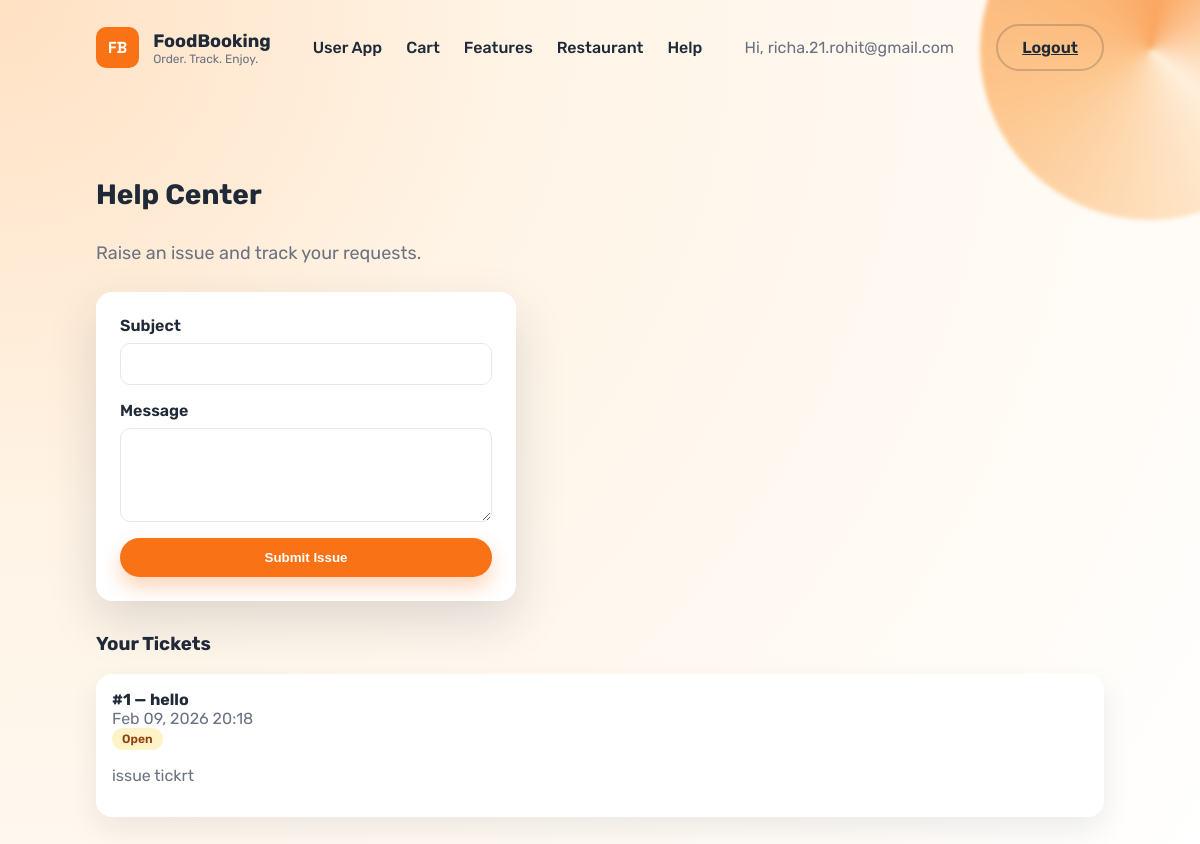
/help/ (signed in), run on the app's committed database.
### core/models.py (models this page shows, shortened)
class SupportTicket(models.Model):
    STATUS_CHOICES = [
        ("open", "Open"),
        ("in_progress", "In Progress"),
        ("resolved", "Resolved"),
    ]
    user = models.ForeignKey("auth.User", on_delete=models.CASCADE, related_name="tickets")
    subject = models.CharField(max_length=200)
    message = models.TextField()
    status = models.CharField(max_length=20, choices=STATUS_CHOICES, default="open")
    created_at = models.DateTimeField(auto_now_add=True)

### core/views.py (the view, shortened to what this page needs)
# urls.py: path('help/', views.help_center, name='help_center'),
@login_required
def help_center(request):
    tickets = SupportTicket.objects.filter(user=request.user).order_by("-created_at")
    return render(request, "help_center.html", {"tickets": tickets})

### templates/help_center.html (shortened to what this page needs)
{% extends "base.html" %}
{% block content %}
  <section class="section">
    <h2>Help Center</h2>
    <p class="lead">Raise an issue and track your requests.</p>
    <form class="auth-card" method="post">
      <label class="field">
        <span>Subject</span>
        <input type="text" name="subject" required />
      </label>
      <label class="field">
        <span>Message</span>
        <textarea name="message" rows="4" required></textarea>
      </label>
      <button class="btn primary" type="submit">Submit Issue</button>
    </form>
    <h3 style="margin-top: 32px;">Your Tickets</h3>
    {% if tickets %}
      <div class="cart-list">
        {% for ticket in tickets %}
          <div class="tile">
            <strong>#{{ ticket.id }} — {{ ticket.subject }}</strong>
            <div class="muted">{{ ticket.created_at|date:"M d, Y H:i" }}</div>
            <div class="tag rating-tag">{{ ticket.status|title }}</div>
            <p class="muted">{{ ticket.message }}</p>
          </div>
        {% endfor %}
      </div>
    {% else %}
      <p>You haven’t raised any issues yet.</p>
    {% endif %}
  </section>
{% endblock %}

### templates/base.html (shortened to what this page needs)
{% load static %}
<!doctype html>
<html lang="en">
  <head>
    <link rel="stylesheet" href="{% static 'css/styles.css' %}" />
  </head>
  <body>
    <div class="bg-shape"></div>
    <header class="site-header">
      <div class="brand">
        <span class="brand-mark">FB</span>
        <div>
          <div class="brand-name">FoodBooking</div>
          <div class="brand-tag">Order. Track. Enjoy.</div>
        </div>
      </div>
      <nav class="nav">
        <a href="{% url 'app_home' %}">User App</a>
        <a href="{% url 'cart' %}">Cart</a>
        <a href="#features">Features</a>
        <a href="{% url 'restaurant_login' %}">Restaurant</a>
        <a href="{% url 'help_center' %}">Help</a>
      </nav>
      {% if user.is_authenticated %}
        <span class="muted">Hi, {{ user.username }}</span>
        <a class="btn ghost" href="{% url 'logout' %}">Logout</a>
      {% else %}
        <a class="btn ghost" href="{% url 'login' %}">Sign In</a>
      {% endif %}
    </header>
    <main>
      {% block content %}{% endblock %}
    </main>
  </body>
</html>

### static/css/styles.css (style rules this page uses)
:root { --bg: #fff4e6; --accent: #f97316; --accent-dark: #c2410c; --text: #1f2937; --muted: #6b7280; --card: #ffffff; --shadow: 0 20px 50px rgba(31, 41, 55, 0.15); }
* { box-sizing: border-box; }
body { margin: 0; font-family: "Rubik", sans-serif; color: var(--text); background: radial-gradient(circle at top left, #ffe1c3 0, var(--bg) 35%, #fff 100%); min-height: 100vh; }
.bg-shape { position: fixed; top: -120px; right: -120px; width: 340px; height: 340px; background: conic-gradient(from 130deg, #ffedd5, #fdba74, #fb923c, #ffedd5); border-radius: 50%; opacity: 0.8; filter: blur(2px); z-index: -1; }
.site-header { display: flex; justify-content: space-between; align-items: center; padding: 24px 8vw; }
.brand { display: flex; gap: 14px; align-items: center; }
.brand-mark { background: var(--accent); color: #fff; font-weight: 700; padding: 10px 12px; border-radius: 10px; font-family: "Space Grotesk", sans-serif; }
.brand-name { font-weight: 700; font-size: 18px; }
.brand-tag { font-size: 12px; color: var(--muted); }
.nav { display: flex; gap: 24px; }
.nav a { text-decoration: none; color: var(--text); font-weight: 500; }
.lead { color: var(--muted); font-size: 18px; line-height: 1.6; }
.muted { color: var(--muted); }
.btn { border: none; border-radius: 999px; padding: 12px 24px; font-weight: 600; cursor: pointer; }
.btn.primary { background: var(--accent); color: #fff; box-shadow: 0 10px 20px rgba(249, 115, 22, 0.3); }
.btn.ghost { background: transparent; color: var(--text); border: 2px solid rgba(31, 41, 55, 0.2); }
.section { padding: 60px 8vw; }
.section h2 { font-size: 28px; margin-bottom: 28px; }
.tile { background: var(--card); padding: 16px; border-radius: 16px; box-shadow: 0 12px 30px rgba(15, 23, 42, 0.08); transition: transform 0.2s ease, box-shadow 0.2s ease; }
.tag { display: inline-flex; align-items: center; gap: 6px; padding: 4px 10px; border-radius: 999px; font-size: 12px; font-weight: 600; background: #f3f4f6; color: #374151; }
.rating-tag { background: #fef3c7; color: #92400e; }
.cart-list { display: grid; gap: 12px; }
.auth-card textarea { padding: 12px 14px; border-radius: 10px; border: 1px solid #e5e7eb; font-size: 14px; font-family: inherit; resize: vertical; }
.auth-card { background: var(--card); padding: 24px; border-radius: 16px; box-shadow: var(--shadow); max-width: 420px; margin-top: 24px; display: grid; gap: 16px; }
.field { display: grid; gap: 8px; font-weight: 600; color: var(--text); }
.field input { padding: 12px 14px; border-radius: 10px; border: 1px solid #e5e7eb; font-size: 14px; }

### data on the page
SupportTicket: id "1", subject "hello", created_at "Feb 09, 2026 20:18", status "Open", message "issue tickrt"

### other printed values
{{ user.username }} "richa.21.rohit@gmail.com"
